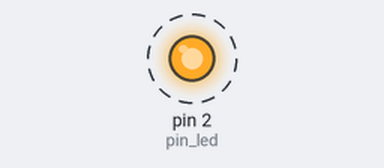
The sketch below on a simulated Arduino Uno, built with avr-gcc and run on an emulated ATmega328P. Shown: output pins drawn as LEDs (lit = HIGH). Dashed ring = blinking.

Above: at 0.5 s.
Timing chart, 0 to 4.6 s (numbered marks = the images above):
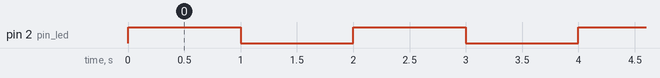

Measured:
- by itself, pin 2 (pin_led): alternates HIGH for 1.0 s and LOW for 1.0 s

The sketch:

led.ino
```cpp
// C++ code

int pin_led = 2;

void setup(){
  pinMode(pin_led, OUTPUT);
  Serial.begin(9600);
}

void loop(){
  digitalWrite(pin_led, HIGH);
  delay(1000);
  digitalWrite(pin_led, LOW);
  delay(1000);

}
```
